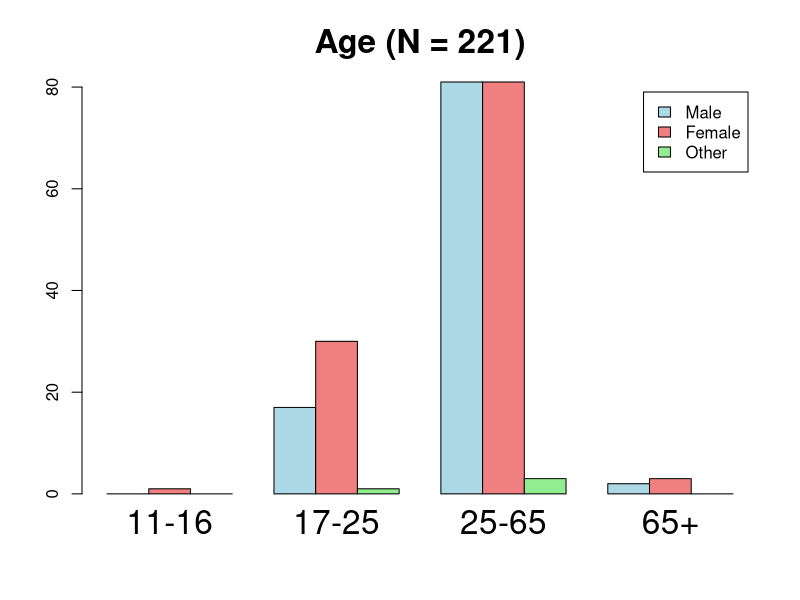
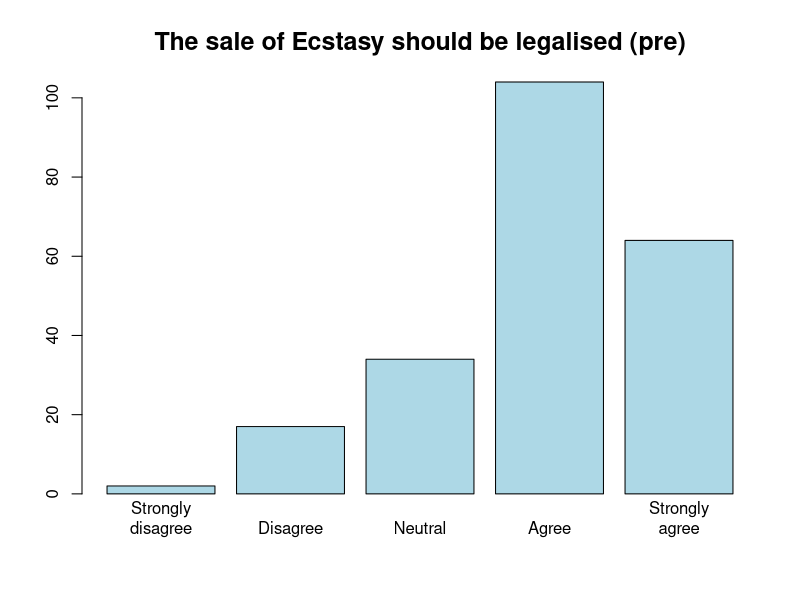
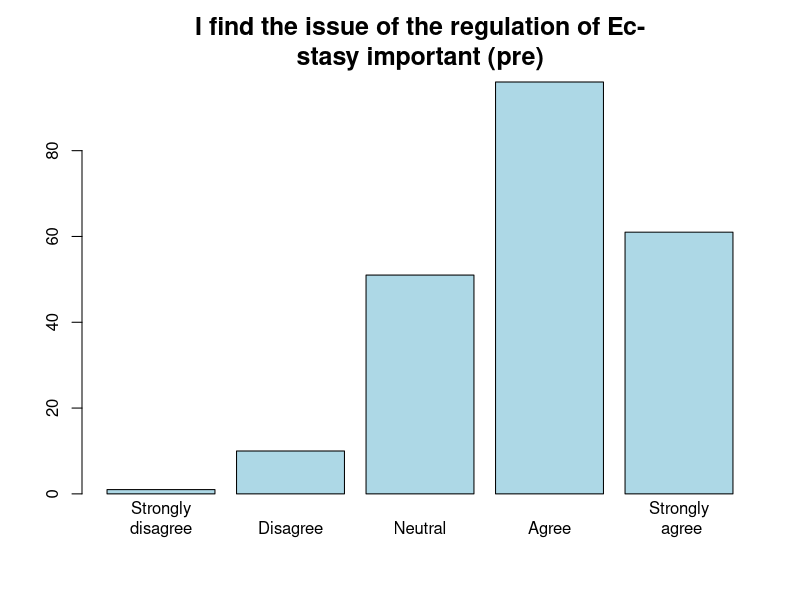
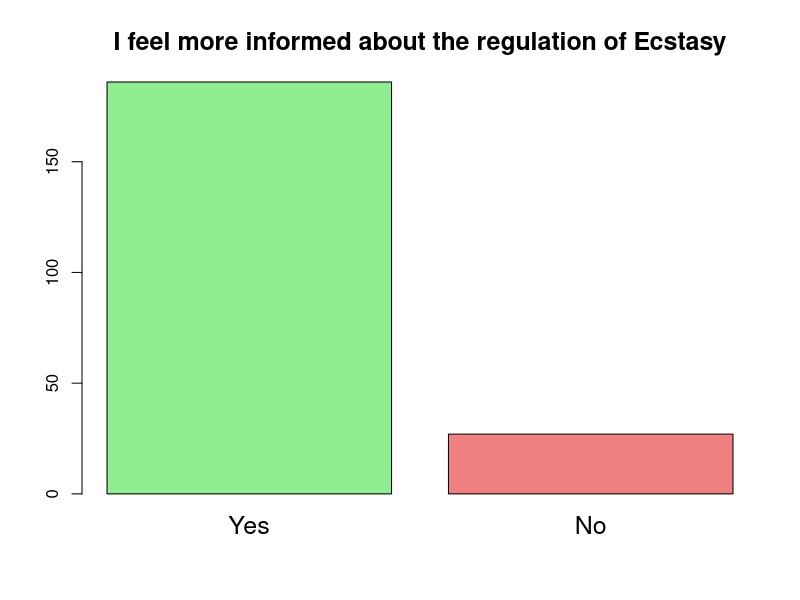
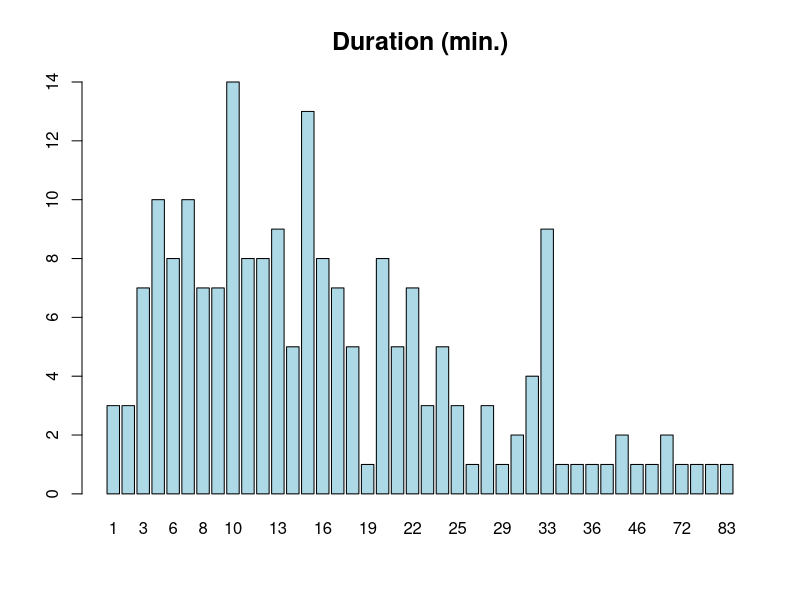
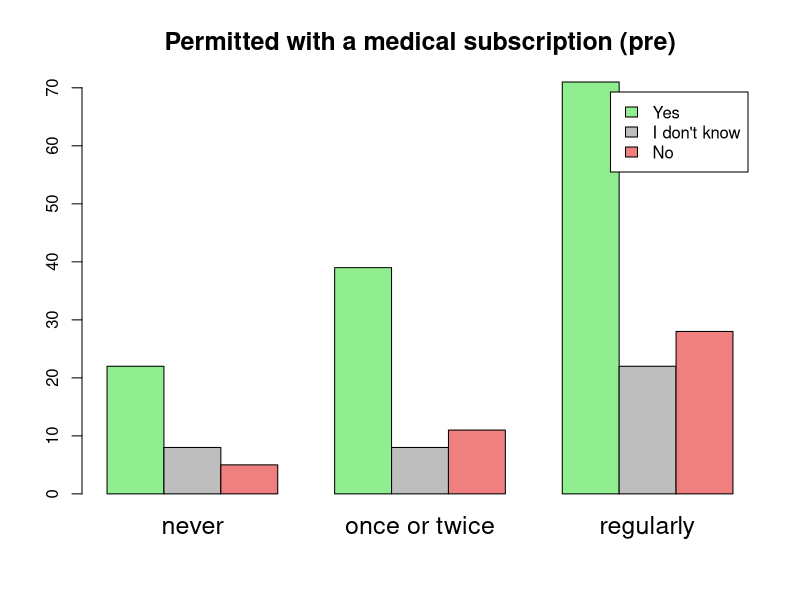
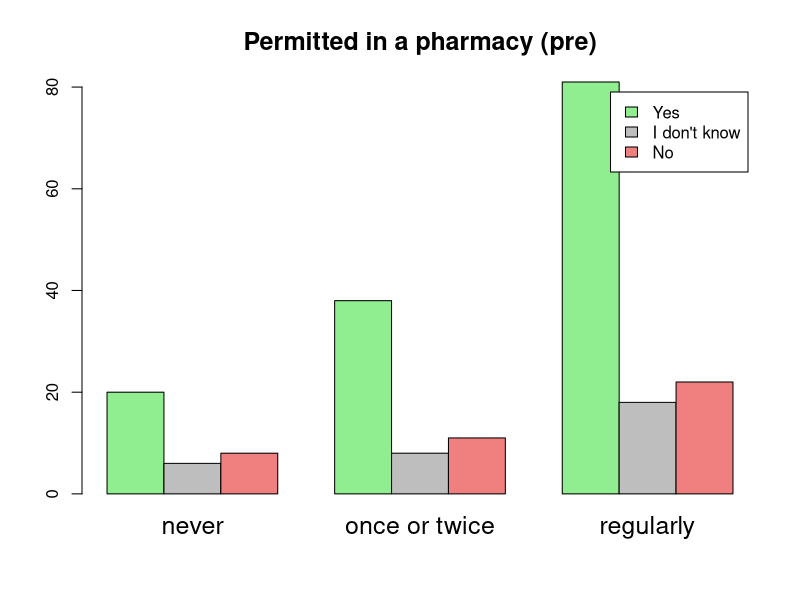
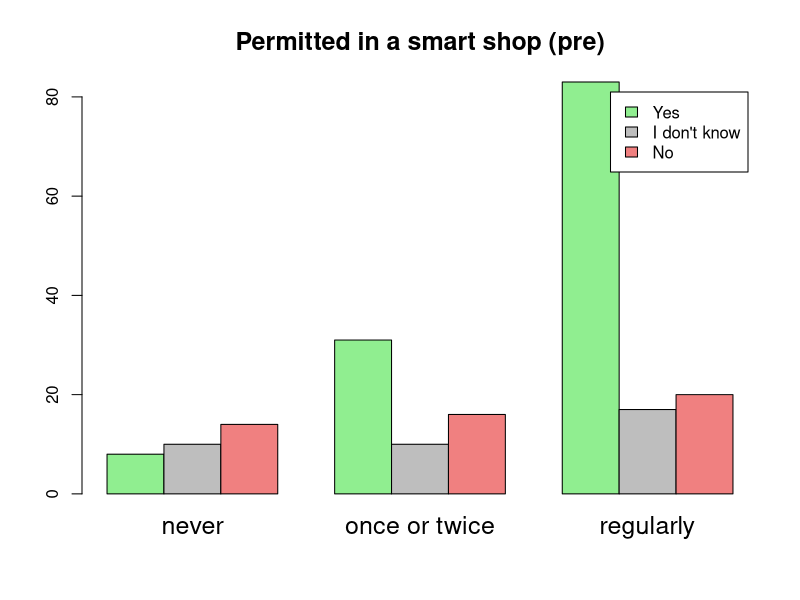

Write R code to recreate these figures, in order.
## ---- chunk 1
knitr::opts_chunk$set(echo = TRUE)
## ---- chunk 2
x <- readxl::read_xlsx("Poppi_results.xlsx")
x$duration=as.numeric((x$t2-x$t1)/60)
x$duration[x$duration <= 0]=NA
x=x[,c(-1,-11)]


questions='The sale of Ecstasy should be legalised (pre)'
questions[2]='I find the issue of the regulation of Ec-
stasy important (pre)'
questions[3]='Permitted with a medical subscription (pre)'
questions[4]='Permitted in a pharmacy (pre)'
questions[5]='Permitted in a smart shop (pre)'
questions[6]='Permitted in bars/clubs (pre)'
questions[7]='Permitted for people of legal age (pre)'
questions[8]='Permitted with a valid ID (pre)'
questions[9]='and marketing can be permitted (pre)'
questions[10]='The sale of Ecstasy should be legalised (post)'
questions[11]='I find the issue of the regulation of Ec-
stasy important (post)'
questions[12]='Permitted with a medical subscription (post)'
questions[13]='Permitted in a pharmacy (post)'
questions[14]='Permitted in a smart shop (post)'
questions[15]='Permitted in bars/clubs (post)'
questions[16]='Permitted for people of legal age (post)'
questions[17]='Permitted with a valid ID (post)'
questions[18]='and marketing can be permitted (post)'
questions[19]='I feel more informed about the regulation of Ecstasy'
questions[20]='Gender'
questions[21]='Age'
questions[22]='I have used Ecstasy'
names=list()
names[[1]]=c('Strongly\ndisagree','Disagree','Neutral','Agree','Strongly\nagree')
names[[2]]=c('Strongly\ndisagree','Disagree','Neutral','Agree','Strongly\n agree')
names[[3]]=c("Yes","I don't know", "No")
for(i in 4:9) names[[i]]=names[[3]]
names[[10]]=names[[1]]
names[[11]]=names[[2]]
for(i in 12:18) names[[i]]=names[[3]]
names[[19]]=c("Yes", "No")
names[[20]]=c('Male','Female','Other')#,'Prefer not to say')
names[[21]]=c('11-16','17-25','25-65','65+')
names[[22]]=c('never','once or twice','regularly','Prefer not to say')
## ---- chunk 3
y=as.matrix(x)
#for(i in 1:21)
#barplot(table(y[,i]), main=questions[i],cex.main=.8,col='lightblue',names.arg=names[[i]])
barplot(table(y[,20],y[,21]),beside=T,names.arg=names[[21]],
        main=paste(questions[21],'(N = 221)'),col=c('lightblue','lightcoral','lightgreen'),cex.names=2,cex.main=2,legend=names[[20]])

## ---- chunk 4
y=as.matrix(x)
i=1;print(barplot(table(y[,i]), main=questions[i],cex.main=.8,col='lightblue',names.arg=names[[i]],cex.main=1.5,cex.names=1))
## ---- chunk 5
i=2;barplot(table(y[,i]), main=questions[i],cex.main=.8,col='lightblue',names.arg=names[[i]],cex.main=1.5,cex.names=1)
## ---- chunk 6
i=19;barplot(table(y[,i]), main=questions[i],cex.main=.8,names.arg=names[[i]],col=c('lightgreen','lightcoral'),cex.main=1.5,cex.names=1.5)
## ---- chunk 7
i=23;barplot(table(y[,i]), main='Duration (min.)',cex.main=.8,,cex.main=1.5,cex.names=1,col='lightblue')
## ---- chunk 8
y=as.matrix(x)
y[y[,22]==4,]=NA
for (i in 3:9)
print(barplot(table(y[,i],y[,22]),beside=T,names.arg=names[[22]][-4],
        main=questions[i],col=c('lightgreen','grey','lightcoral'),cex.names=1.5,cex.main=1.5,legend=names[[i]]))
## ---- chunk 9
y=as.matrix(x)

for (i in 3:9)
barplot(table(y[,i],y[,21]),beside=T,names.arg=names[[21]],
        main=questions[i],col=c('lightgreen','grey','lightcoral'),cex.names=1.5,cex.main=1.5,legend=names[[i]])
## ---- chunk 10
y=as.matrix(x)

for (i in 3:9)
barplot(table(y[,i],y[,20]),beside=T,names.arg=names[[20]],
        main=questions[i],col=c('lightgreen','grey','lightcoral'),cex.names=1.5,cex.main=1.5,legend=names[[i]])
## ---- chunk 11
data_selection=as.data.frame(x)
names(data_selection)
data_selection=data_selection[,c('used',"sale1","sale2","imp1","imp2")]
data_selection$used[data_selection$used==4]=NA


data_selection=na.omit(data_selection)
w=reshape(data_selection,
        varying = list(c("sale1", "sale2"),c("imp1","imp2")),  # Columns to pivot
        v.names = c("sale","imp"),                   # Name for values
        timevar = "Pre_Post",                    # Name for the time variable
        times = c("Pre", "Post"),         # New variable levels
        direction = "long"
)
head(w)
model1 <- aov(sale ~ Pre_Post + Error(as.factor(id)/Pre_Post), data = w)
summary(model1)
t.test(w$sale[w$Pre_Post=='Pre'],w$sale[w$Pre_Post=='Post'],paired=T)
t.test(data_selection[,2],data_selection[,3],paired=T)

model2 <- aov(sale ~ used + Pre_Post + Error(as.factor(id)/Pre_Post), data = w)
summary(model2)

library(ggplot2)
library(tidyverse)
summary_data <- w %>%
  group_by(used, Pre_Post) %>%
  summarise(
    mean_sale = mean(sale),
    se = sd(sale) / sqrt(n()),
    .groups = "drop"
  )

summary_data <- summary_data %>%
  mutate(used_label = case_when(
    used == 1 ~ "never",
    used == 2 ~ "once or twice",
    used == 3 ~ "regularly",
    
    TRUE ~ as.character(used)  # Fallback for other numbers
  ))


summary_data <- summary_data %>%
  mutate(Pre_Post = factor(Pre_Post, levels = rev(levels(factor(Pre_Post)))))


ggplot(summary_data, aes(x = Pre_Post, y = mean_sale, group = used_label, color = used_label)) +
  geom_line() +
  geom_point(size = 5) +
  geom_errorbar(aes(ymin = mean_sale - se, ymax = mean_sale + se), width = 0.1) +
  labs(
    title = "The sale of Ecstasy should be legalised",
    x = "Pre/Post",
    y = "Agree",
    color = "Used"
  ) +
  theme_minimal()+
  theme(
    plot.title = element_text(size = 18, face = "bold"),  # Bigger title
    axis.title.x = element_text(size = 14),              # Bigger x-axis label
    axis.title.y = element_text(size = 14),              # Bigger y-axis label
    axis.text = element_text(size = 12),                 # Bigger tick labels
    legend.title = element_text(size = 17),              # Bigger legend title
    legend.text = element_text(size = 14)                # Bigger legend text
  )
